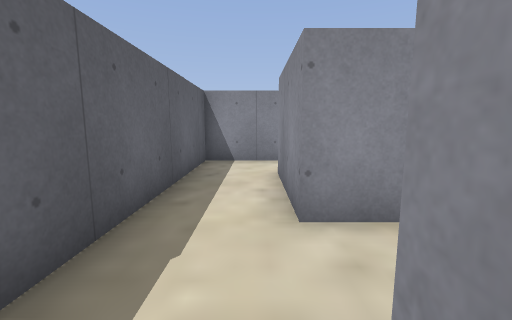
[1] (above)

24 first-person views from a walk through a Godot game level. The camera is 1.2 m above the floor, tilts 8° down and sees 90° across. The floor is counted in squares, 1 m on a side. Each view is taken from the middle of a square. On the plan, view 1 faces up. The plan holds only what a view shows up to about 12 squares ahead; the rest is blank. Characters and animated objects are not drawn. Some surface patterns are stand-ins.

[2]
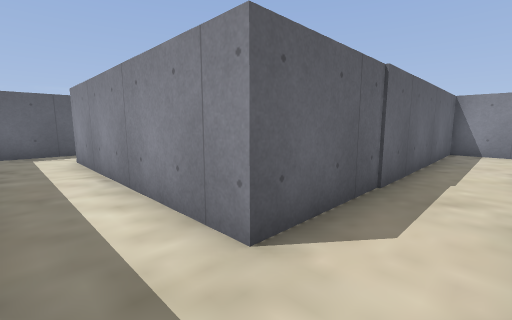

[3]
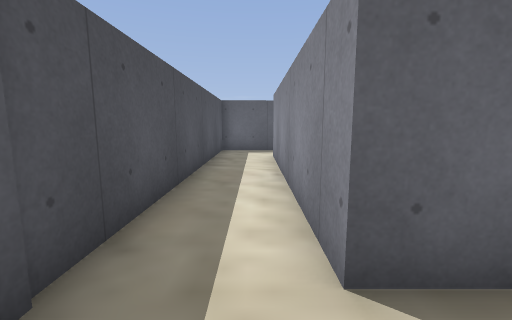

[4]
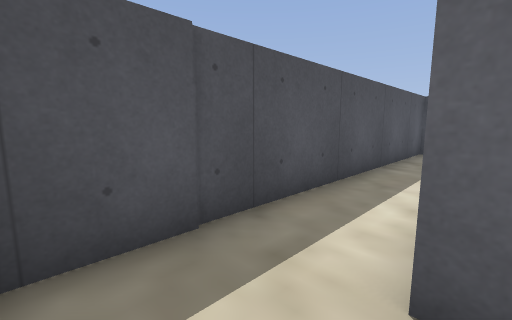

[5]
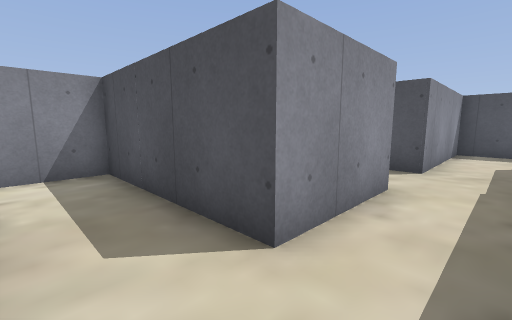

[6]
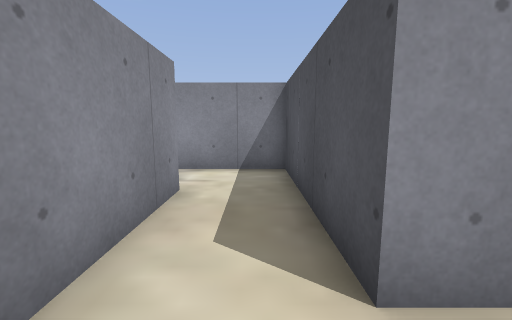

[7]
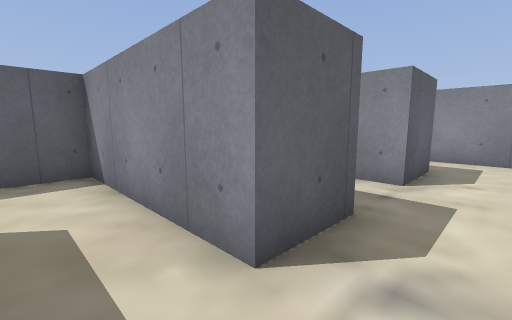

[8]
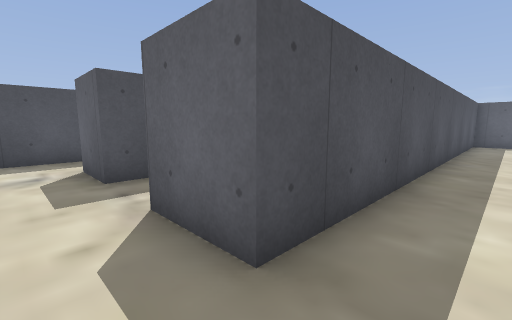

[9]
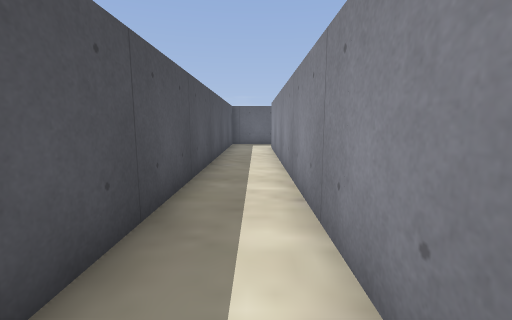

[10]
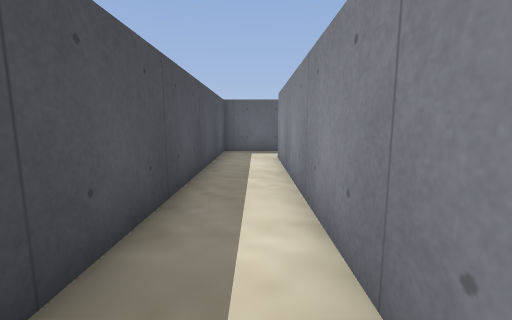

[11]
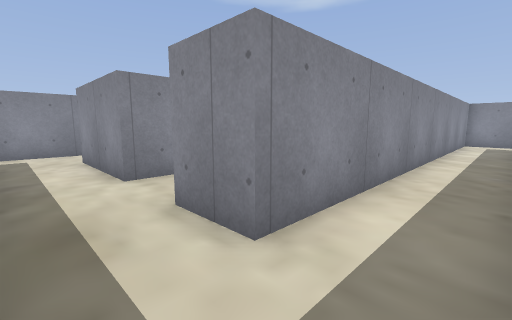

[12]
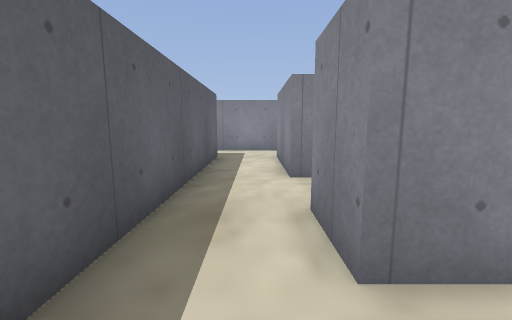

[13]
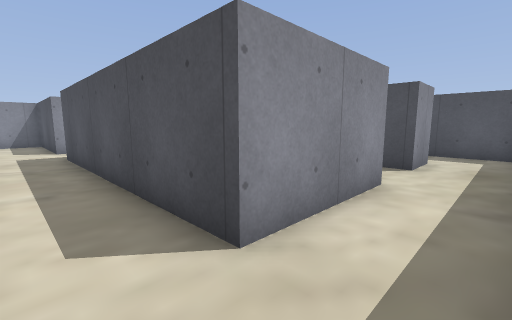

[14]
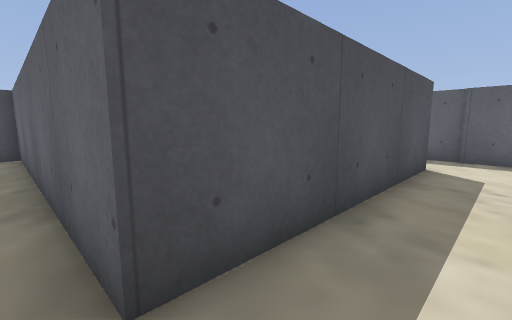

[15]
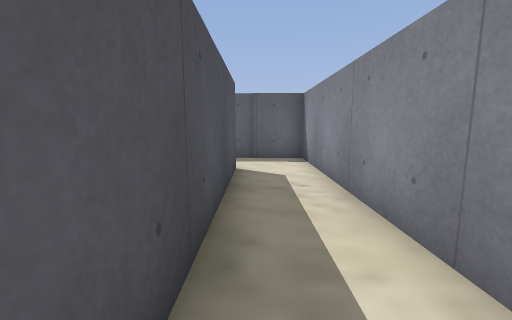

[16]
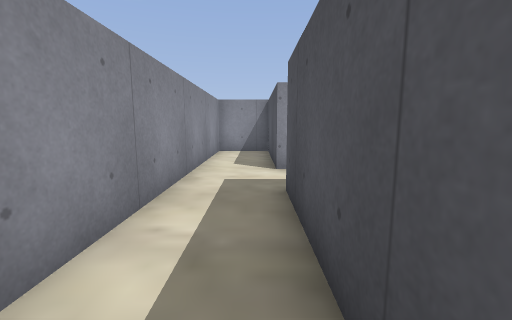

[17]
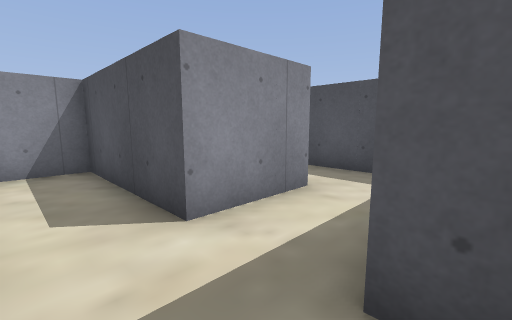

[18]
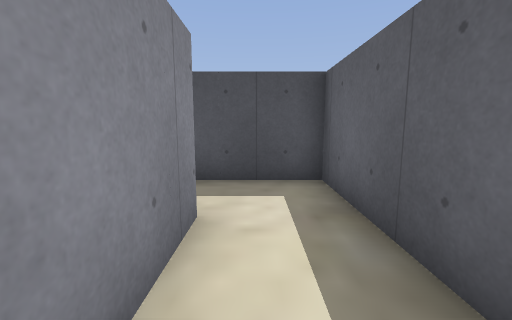

[19]
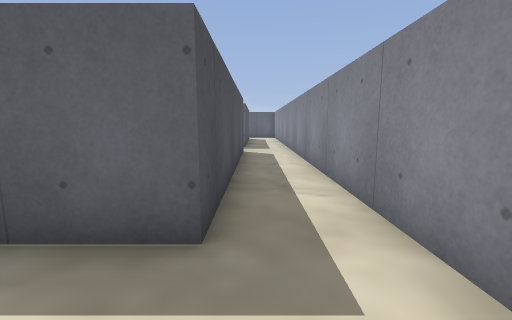

[20]
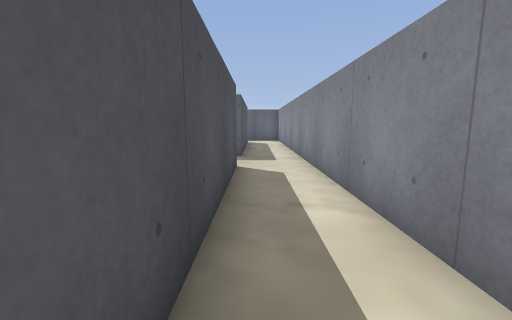

[21]
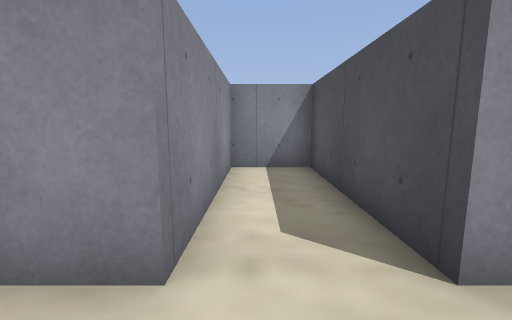

[22]
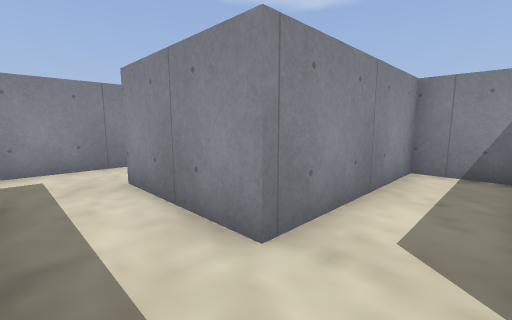

[23]
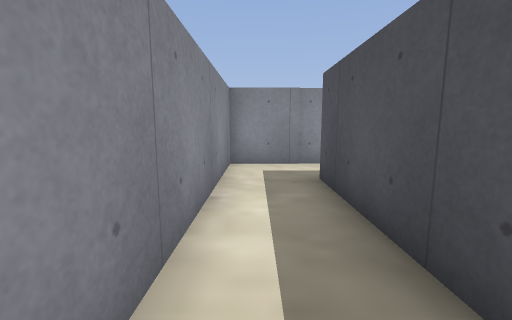

[24]
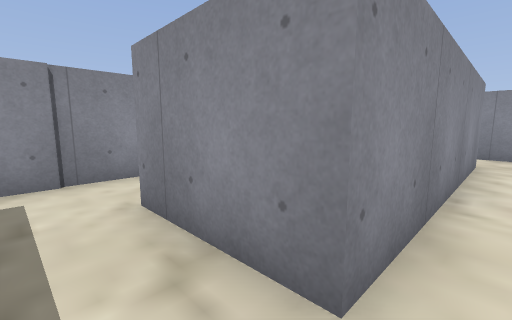

### Floor plan
Points are (right, up) in squares from view 1. A wall is a line through its corners. A room is listed if a view was taken in it or the views show most of it. See-through windows are left out.
Room 1 (views 1, 2, 3, 4, 5, 6, 7, 24)
walls: (0.5, 3) (0.5, 6.2) (5.8, 6.2) (5.8, 9.1); (-8.8, 3) (-11.1, 3); (3.6, 8.4) (-1.7, 8.4) (-1.7, -2.4) (-9.6, -2.4) (-9.6, 0.9); (-11.8, -1.9) (-11.8, -4.6) (0.5, -4.6) (0.5, 0.8)
ways out: opening at (-10, 2); opening at (1, 2); opening at (4.5, 9.5)
Room 2 (views 8, 9, 10, 11, 12, 23)
walls: (-12.4, 18.6) (-12.4, 14.6) (3.6, 14.6) (3.6, 12.5); (5.8, 14) (5.8, 16.8) (-10.2, 16.8) (-10.2, 18.5)
ways out: opening at (-11.5, 17.5) to room 3; opening at (4.5, 13.5)
Room 3 (views 13, 14, 15, 16, 17, 18, 19, 20, 21, 22)
walls: (-10.2, 18.5) (-4.9, 18.5) (-4.9, 20.7) (-10.2, 20.7) (-10.2, 24.5) (-1.4, 24.5) (-1.4, 19.6) (2.2, 19.6); (0.8, 21.8) (0.8, 24.5) (5.5, 24.5) (5.5, 26.7) (-22, 26.7) (-22, 24); (-20, 24.5) (-12.4, 24.5) (-12.4, 18.6)
ways out: opening at (-11.5, 17.5) to room 2; opening at (-21, 23.5)

Positions as (right, up) in squares from view 1, and headings:
1: (0, 0), facing up
2: (0, -4), facing up-left
3: (0, -3), facing left
4: (0, -2), facing down-left
5: (-1, 8), facing down-right
6: (-1, 7), facing right
7: (5, 7), facing up-left
8: (5, 16), facing down-left
9: (3, 16), facing left
10: (-1, 16), facing left
11: (-12, 15), facing up-right
12: (-11, 15), facing up
13: (-12, 26), facing down-right
14: (-12, 26), facing down-left
15: (-13, 25), facing left
16: (-6, 25), facing right
17: (-2, 26), facing down-right
18: (0, 25), facing down
19: (1, 25), facing left
20: (-3, 25), facing left
21: (-12, 20), facing right
22: (-12, 19), facing up-right
23: (-2, 16), facing right
24: (-11, -3), facing up-right
